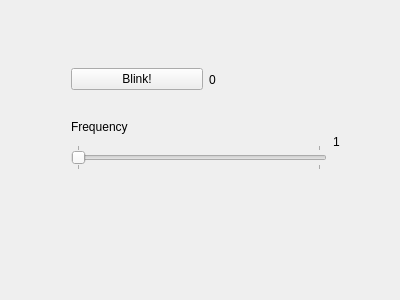
<?xml version="1.0" encoding="UTF-8"?>
<ui version="4.0">
 <class>gui</class>
 <widget class="QWidget" name="gui">
  <property name="geometry">
   <rect>
    <x>0</x>
    <y>0</y>
    <width>400</width>
    <height>300</height>
   </rect>
  </property>
  <property name="windowTitle">
   <string>gui</string>
  </property>
  <widget class="QWidget" name="layoutWidget">
   <property name="geometry">
    <rect>
     <x>60</x>
     <y>40</y>
     <width>291</width>
     <height>141</height>
    </rect>
   </property>
   <layout class="QVBoxLayout" name="verticalLayout_2">
    <item>
     <layout class="QHBoxLayout" name="horizontalLayout">
      <item>
       <widget class="QPushButton" name="startButton">
        <property name="text">
         <string>Blink!</string>
        </property>
       </widget>
      </item>
      <item>
       <widget class="QLabel" name="blinklabel">
        <property name="text">
         <string>0</string>
        </property>
       </widget>
      </item>
     </layout>
    </item>
    <item>
     <layout class="QHBoxLayout" name="horizontalLayout_2">
      <item>
       <layout class="QVBoxLayout" name="verticalLayout">
        <item>
         <widget class="QLabel" name="freqlabel">
          <property name="text">
           <string>Frequency</string>
          </property>
         </widget>
        </item>
        <item>
         <widget class="QSlider" name="horizontalSlider">
          <property name="minimum">
           <number>1</number>
          </property>
          <property name="maximum">
           <number>10</number>
          </property>
          <property name="orientation">
           <enum>Qt::Horizontal</enum>
          </property>
          <property name="tickPosition">
           <enum>QSlider::TicksBothSides</enum>
          </property>
         </widget>
        </item>
       </layout>
      </item>
      <item>
       <widget class="QLabel" name="label">
        <property name="text">
         <string>1</string>
        </property>
       </widget>
      </item>
     </layout>
    </item>
   </layout>
  </widget>
 </widget>
 <layoutdefault spacing="6" margin="11"/>
 <resources/>
 <connections/>
</ui>
